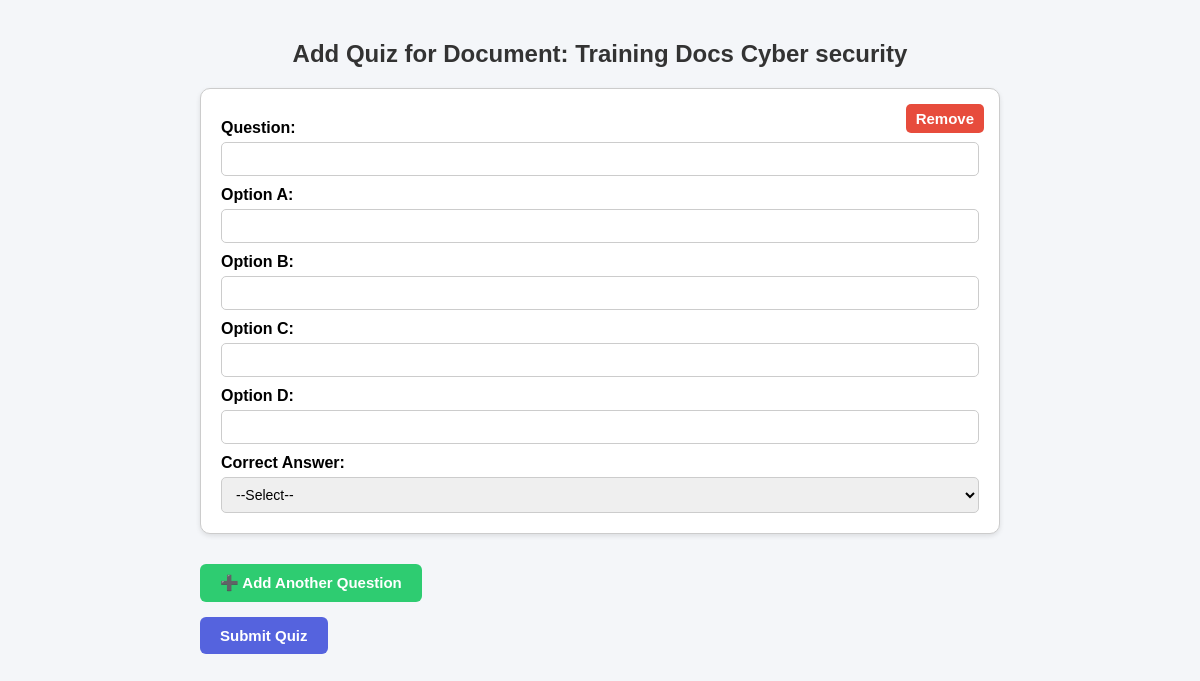
/add_quiz/1, run on an earlier commit of the app's database.
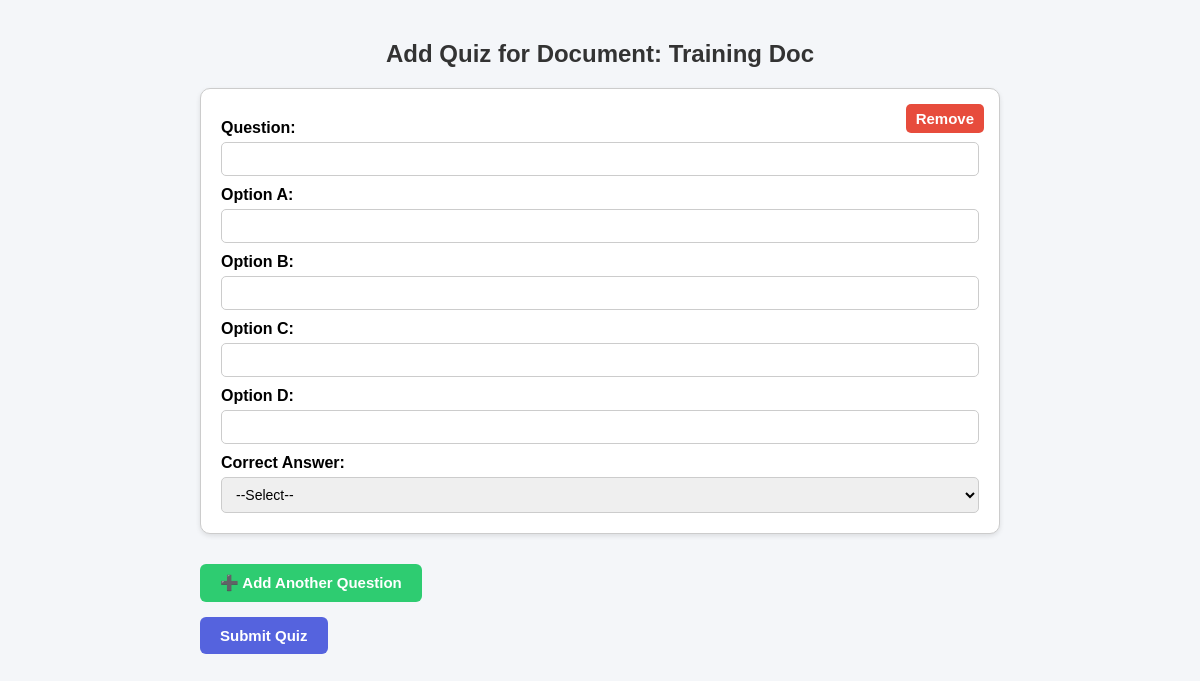
And on a later commit of the database.
### tables this page shows
CREATE TABLE documents (
            id INTEGER PRIMARY KEY AUTOINCREMENT,
            title TEXT NOT NULL,
            filename TEXT NOT NULL,
            uploaded_by INTEGER,
            upload_date DATE DEFAULT (datetime('now','localtime')),
            FOREIGN KEY (uploaded_by) REFERENCES users(id)
        );

### app.py (the view, shortened to what this page needs)
@app.route("/add_quiz/<int:doc_id>", methods=["GET", "POST"])
def add_quiz(doc_id):
    conn = sqlite3.connect(DB_NAME)
    cursor = conn.cursor()
    cursor.execute("SELECT title FROM documents WHERE id = ?", (doc_id,))
    row = cursor.fetchone()
    if not row:
        flash("Document not found!", "danger")
        conn.close()
        return redirect(url_for("home"))
    document_title = row[0]
    conn.close()
    return render_template("add_quiz.html", document_id=doc_id, document_title=document_title)

### templates/add_quiz.html (shortened to what this page needs)
<!DOCTYPE html>
<html>
  <head>
  </head>
  <body>
    <h2>Add Quiz for Document: {{ document_title }}</h2>
    <form method="POST">
      <div id="questions-container">
        <div class="question-block">
          <button
            type="button"
            class="remove-btn"
            onclick="removeQuestion(this)"
          >
            Remove
          </button>
          <label>Question:</label>
          <input type="text" name="questions[]" required />
          <label>Option A:</label>
          <input type="text" name="option1[]" required />
          <label>Option B:</label>
          <input type="text" name="option2[]" required />
          <label>Option C:</label>
          <input type="text" name="option3[]" />
          <label>Option D:</label>
          <input type="text" name="option4[]" />
          <label>Correct Answer:</label>
          <select name="correct_answers[]" required>
            <option value="">--Select--</option>
          </select>
        </div>
      </div>
      <button type="button" class="add-question-btn" onclick="addQuestion()">
        ➕ Add Another Question</button
      ><br />
      <button type="submit">Submit Quiz</button>
    </form>
  </body>
</html>

What changed in the data, as far as the page shows it:
changed documents: title "Training Docs Cyber security" → "Training Doc"
